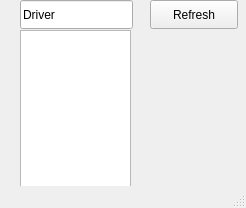
<?xml version="1.0" encoding="UTF-8"?>
<ui version="4.0">
 <class>MainWindow</class>
 <widget class="QMainWindow" name="MainWindow">
  <property name="geometry">
   <rect>
    <x>0</x>
    <y>0</y>
    <width>246</width>
    <height>208</height>
   </rect>
  </property>
  <property name="windowTitle">
   <string>Drivers</string>
  </property>
  <widget class="QWidget" name="centralwidget">
   <widget class="QListWidget" name="driverField">
    <property name="geometry">
     <rect>
      <x>20</x>
      <y>30</y>
      <width>111</width>
      <height>192</height>
     </rect>
    </property>
   </widget>
   <widget class="QLineEdit" name="package_2">
    <property name="geometry">
     <rect>
      <x>20</x>
      <y>0</y>
      <width>113</width>
      <height>29</height>
     </rect>
    </property>
    <property name="text">
     <string>Driver</string>
    </property>
   </widget>
   <widget class="QPushButton" name="refreshButton">
    <property name="geometry">
     <rect>
      <x>150</x>
      <y>0</y>
      <width>88</width>
      <height>29</height>
     </rect>
    </property>
    <property name="text">
     <string>Refresh</string>
    </property>
   </widget>
  </widget>
  <widget class="QStatusBar" name="statusbar"/>
 </widget>
 <resources/>
 <connections/>
</ui>
